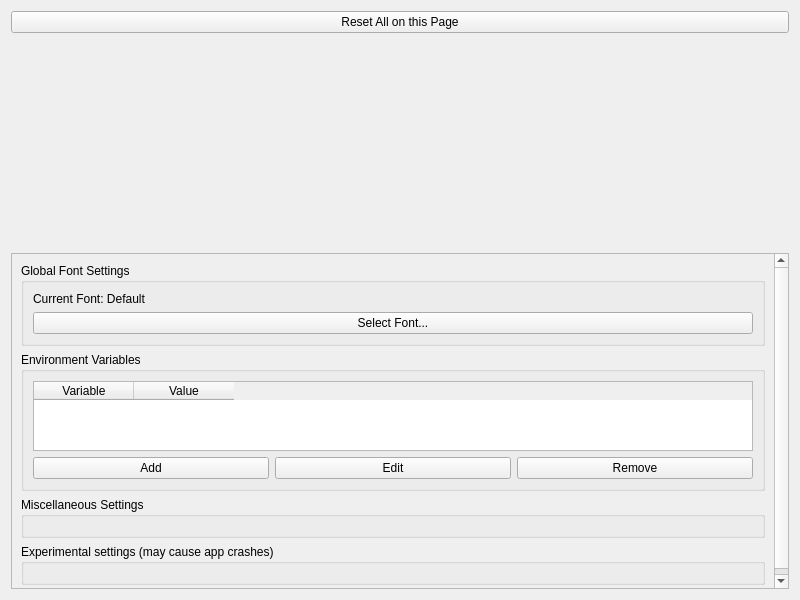
<?xml version="1.0" encoding="UTF-8"?>
<ui version="4.0">
    <class>ApplicationSettingsWidget</class>
    <widget class="QWidget" name="ApplicationSettingsWidget">
        <property name="geometry">
            <rect>
                <x>0</x>
                <y>0</y>
                <width>800</width>
                <height>600</height>
            </rect>
        </property>
        <property name="windowTitle">
            <string>Application Settings</string>
        </property>
        <layout class="QVBoxLayout" name="verticalLayout">
            <item>
                <layout class="QVBoxLayout" name="verticalLayout_4">
                    <item>
                        <widget class="QPushButton" name="resetAttributesButton">
                            <property name="sizePolicy">
                                <sizepolicy hsizetype="Preferred"
                                    vsizetype="Minimum">
                                    <horstretch>10</horstretch>
                                    <verstretch>0</verstretch>
                                </sizepolicy>
                            </property>
                            <property name="maximumSize">
                                <size>
                                    <width>16777215</width>
                                    <height>50</height>
                                </size>
                            </property>
                            <property name="text">
                                <string>Reset All on this Page</string>
                            </property>
                        </widget>
                    </item>
                    <item>
                        <spacer name="verticalSpacer">
                            <property name="orientation">
                                <enum>Qt::Vertical</enum>
                            </property>
                            <property name="sizeHint" stdset="0">
                                <size>
                                    <width>20</width>
                                    <height>40</height>
                                </size>
                            </property>
                        </spacer>
                    </item>
                </layout>
            </item>
            <item>
                <widget class="QScrollArea" name="scrollArea">
                    <property name="widgetResizable">
                        <bool>true</bool>
                    </property>
                    <widget class="QWidget" name="scrollAreaWidgetContents">
                        <property name="geometry">
                            <rect>
                                <x>0</x>
                                <y>0</y>
                                <width>780</width>
                                <height>580</height>
                            </rect>
                        </property>
                        <layout class="QVBoxLayout" name="verticalLayout_2">
                            <item>
                                <widget class="QGroupBox" name="groupBoxFontSettings">
                                    <property name="title">
                                        <string>Global Font Settings</string>
                                    </property>
                                    <layout class="QVBoxLayout" name="verticalLayout_font">
                                        <item>
                                            <widget class="QLabel" name="currentFontLabel">
                                                <property name="text">
                                                    <string>Current Font: Default</string>
                                                </property>
                                            </widget>
                                        </item>
                                        <item>
                                            <widget class="QPushButton" name="fontButton">
                                                <property name="text">
                                                    <string>Select Font...</string>
                                                </property>
                                            </widget>
                                        </item>
                                    </layout>
                                </widget>
                            </item>
                            <item>
                                <widget class="QGroupBox" name="groupBoxEnvVariables">
                                    <property name="title">
                                        <string>Environment Variables</string>
                                    </property>
                                    <layout class="QVBoxLayout" name="verticalLayout_env">
                                        <item>
                                            <widget class="QTableWidget" name="tableWidget">
                                                <column>
                                                    <property name="text">
                                                        <string>Variable</string>
                                                    </property>
                                                </column>
                                                <column>
                                                    <property name="text">
                                                        <string>Value</string>
                                                    </property>
                                                </column>
                                                <property name="rowCount">
                                                    <number>0</number>
                                                </property>
                                                <property name="columnCount">
                                                    <number>2</number>
                                                </property>
                                            </widget>
                                        </item>
                                        <item>
                                            <layout class="QHBoxLayout"
                                                name="horizontalLayout_buttons">
                                                <item>
                                                    <widget class="QPushButton" name="addButton">
                                                        <property name="text">
                                                            <string>Add</string>
                                                        </property>
                                                    </widget>
                                                </item>
                                                <item>
                                                    <widget class="QPushButton" name="editButton">
                                                        <property name="text">
                                                            <string>Edit</string>
                                                        </property>
                                                    </widget>
                                                </item>
                                                <item>
                                                    <widget class="QPushButton" name="removeButton">
                                                        <property name="text">
                                                            <string>Remove</string>
                                                        </property>
                                                    </widget>
                                                </item>
                                            </layout>
                                        </item>
                                    </layout>
                                </widget>
                            </item>
                            <item>
                                <widget class="QGroupBox" name="groupBoxMiscSettings">
                                    <property name="title">
                                        <string>Miscellaneous Settings</string>
                                    </property>
                                    <layout class="QVBoxLayout" name="verticalLayout_misc" />
                                </widget>
                            </item>
                            <item>
                                <widget class="QGroupBox" name="groupBoxAASettings">
                                    <property name="title">
                                        <string>Experimental settings (may cause app crashes)</string>
                                    </property>
                                    <layout class="QVBoxLayout" name="verticalLayout_3" />
                                </widget>
                            </item>
                        </layout>
                    </widget>
                </widget>
            </item>
        </layout>
    </widget>
    <resources />
    <connections />
</ui>
